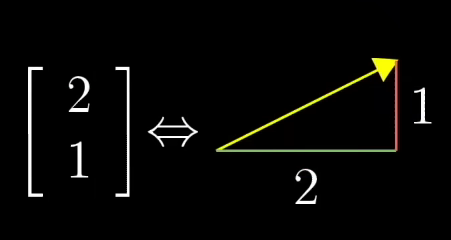
#> input picture Math/Linear Algebra/Vector/images/vector2.png, 451 x 240 px
$ jupyter execute vector.ipynb
#> lines starting #> are read from the running program, lines starting #| are printed output that depends on the picture
1. [Vectors](#vectors)

#### Vectors:

Link: https://www.3blue1brown.com/#lessons

- represented in both `magnitude` and `direction`
- can be represented in any number of dimension
    - eg:
        - 2D, 1x2 matrix
        - 3D, 1x3 matrix
- represented by an `arrow` above the variable
    - eg: `V→`
- vectors are associated with addition and scalar multiplication
- `origin` is the `root/tail` of all vectors

Note:
- `Scalar`: only `magnitude`

[cell 1]
from PIL import Image
from IPython.display import display

img = Image.open('images/vector2.png')
#> img is the input picture: PIL image 451x240 RGBA; mean R, G, B, A 7.8, 7.7, 6, 255
new_image = img.resize((210, 105))
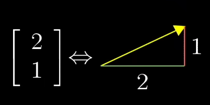
#> new_image: PIL image 210x105 RGBA; mean R, G, B, A 7.9, 7.9, 6.1, 255
display(new_image)

img = Image.open('images/vector1.png')
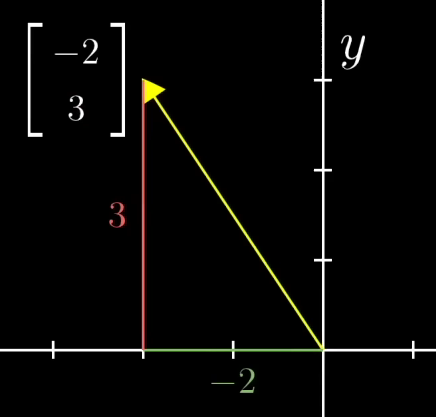
#> input picture Math/Linear Algebra/Vector/images/vector1.png, 436 x 417 px
#> img is the input picture: PIL image 436x417 RGBA; mean R, G, B, A 7.7, 7.3, 6, 255
new_image = img.resize((250, 240))
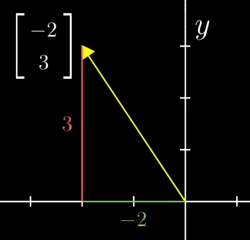
#> new_image: PIL image 250x240 RGBA; mean R, G, B, A 7.9, 7.5, 6.1, 255
display(new_image)

img = Image.open('images/vector3.png')
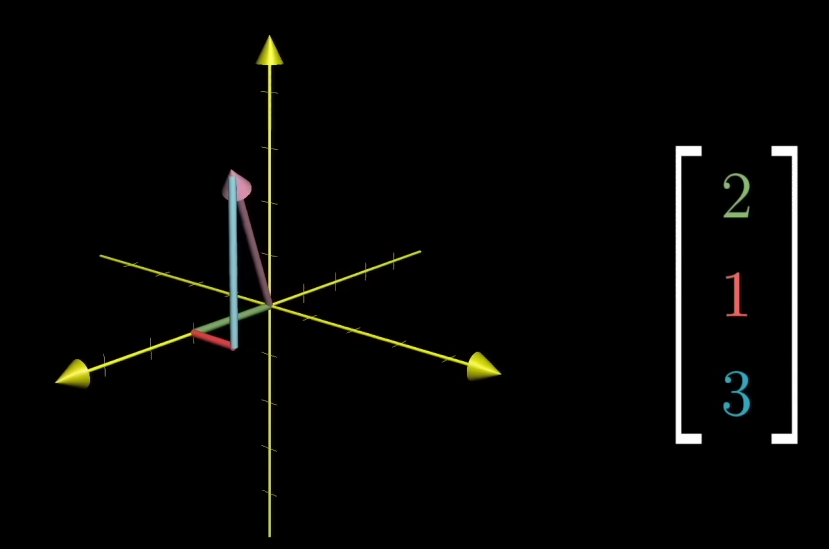
#> input picture Math/Linear Algebra/Vector/images/vector3.png, 829 x 549 px
#> img is the input picture: PIL image 829x549 RGBA; mean R, G, B, A 5.8, 5.9, 4.4, 255
new_image = img.resize((350, 220))
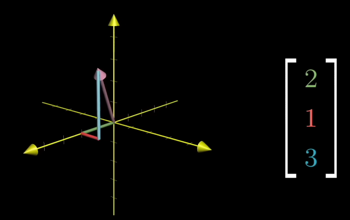
#> new_image: PIL image 350x220 RGBA; mean R, G, B, A 5.8, 5.9, 4.4, 255
display(new_image)

img = Image.open('images/coordinate-system.png')
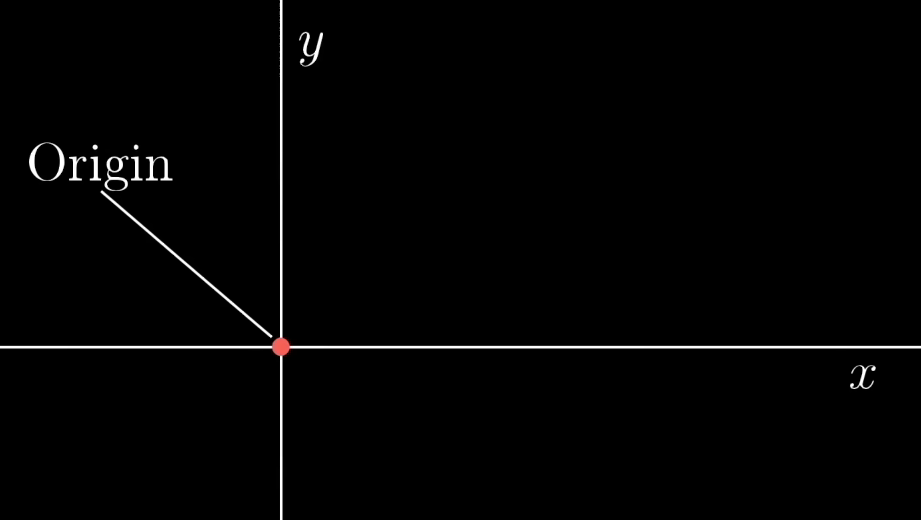
#> input picture Math/Linear Algebra/Vector/images/coordinate-system.png, 921 x 520 px
#> img is the input picture: PIL image 921x520 RGBA; mean R, G, B, A 3.2, 3.2, 3.1, 255
new_image = img.resize((330, 180))
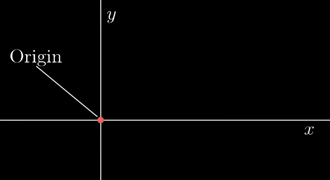
#> new_image: PIL image 330x180 RGBA; mean R, G, B, A 3.4, 3.3, 3.3, 255
display(new_image)
